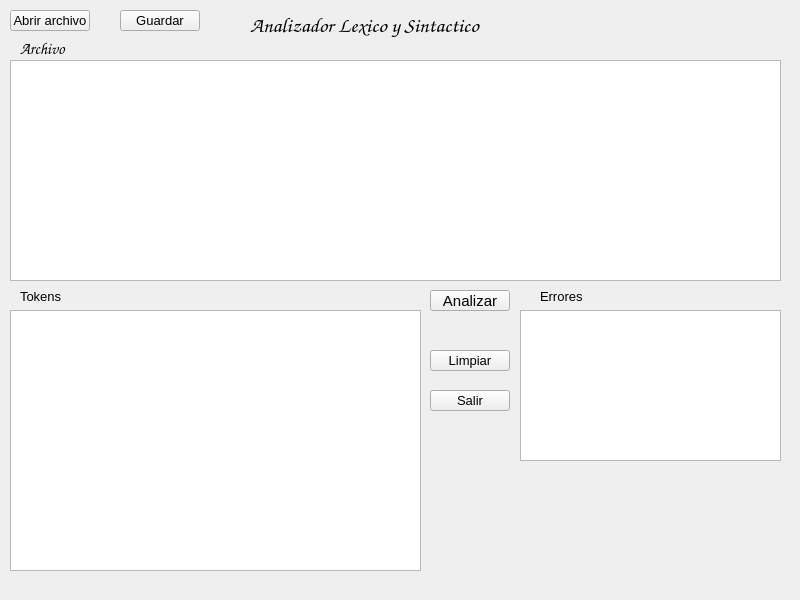
<?xml version="1.0" encoding="UTF-8"?>
<ui version="4.0">
 <class>Widget</class>
 <widget class="QWidget" name="Widget">
  <property name="geometry">
   <rect>
    <x>0</x>
    <y>0</y>
    <width>800</width>
    <height>600</height>
   </rect>
  </property>
  <property name="windowTitle">
   <string>Widget</string>
  </property>
  <widget class="QPushButton" name="analizar">
   <property name="geometry">
    <rect>
     <x>430</x>
     <y>290</y>
     <width>80</width>
     <height>21</height>
    </rect>
   </property>
   <property name="font">
    <font>
     <pointsize>11</pointsize>
    </font>
   </property>
   <property name="text">
    <string>Analizar</string>
   </property>
  </widget>
  <widget class="QPushButton" name="guardar">
   <property name="geometry">
    <rect>
     <x>120</x>
     <y>10</y>
     <width>80</width>
     <height>21</height>
    </rect>
   </property>
   <property name="font">
    <font>
     <pointsize>10</pointsize>
    </font>
   </property>
   <property name="text">
    <string>Guardar</string>
   </property>
  </widget>
  <widget class="QPushButton" name="salir">
   <property name="geometry">
    <rect>
     <x>430</x>
     <y>390</y>
     <width>80</width>
     <height>21</height>
    </rect>
   </property>
   <property name="font">
    <font>
     <pointsize>10</pointsize>
    </font>
   </property>
   <property name="text">
    <string>Salir</string>
   </property>
  </widget>
  <widget class="QPushButton" name="archivo">
   <property name="geometry">
    <rect>
     <x>10</x>
     <y>10</y>
     <width>80</width>
     <height>21</height>
    </rect>
   </property>
   <property name="font">
    <font>
     <pointsize>10</pointsize>
    </font>
   </property>
   <property name="text">
    <string>Abrir archivo</string>
   </property>
  </widget>
  <widget class="QPlainTextEdit" name="cadena">
   <property name="geometry">
    <rect>
     <x>10</x>
     <y>60</y>
     <width>771</width>
     <height>221</height>
    </rect>
   </property>
   <property name="font">
    <font>
     <pointsize>11</pointsize>
    </font>
   </property>
  </widget>
  <widget class="QPushButton" name="limpiar">
   <property name="geometry">
    <rect>
     <x>430</x>
     <y>350</y>
     <width>80</width>
     <height>21</height>
    </rect>
   </property>
   <property name="font">
    <font>
     <pointsize>10</pointsize>
    </font>
   </property>
   <property name="text">
    <string>Limpiar</string>
   </property>
  </widget>
  <widget class="QPlainTextEdit" name="resultados">
   <property name="geometry">
    <rect>
     <x>10</x>
     <y>310</y>
     <width>411</width>
     <height>261</height>
    </rect>
   </property>
   <property name="font">
    <font>
     <pointsize>10</pointsize>
    </font>
   </property>
  </widget>
  <widget class="QPlainTextEdit" name="errores">
   <property name="geometry">
    <rect>
     <x>520</x>
     <y>310</y>
     <width>261</width>
     <height>151</height>
    </rect>
   </property>
   <property name="font">
    <font>
     <pointsize>10</pointsize>
    </font>
   </property>
  </widget>
  <widget class="QLabel" name="label">
   <property name="geometry">
    <rect>
     <x>20</x>
     <y>290</y>
     <width>47</width>
     <height>13</height>
    </rect>
   </property>
   <property name="font">
    <font>
     <pointsize>10</pointsize>
    </font>
   </property>
   <property name="text">
    <string>Tokens</string>
   </property>
  </widget>
  <widget class="QLabel" name="label_2">
   <property name="geometry">
    <rect>
     <x>540</x>
     <y>290</y>
     <width>47</width>
     <height>13</height>
    </rect>
   </property>
   <property name="font">
    <font>
     <pointsize>10</pointsize>
    </font>
   </property>
   <property name="text">
    <string>Errores</string>
   </property>
  </widget>
  <widget class="QLabel" name="label_3">
   <property name="geometry">
    <rect>
     <x>20</x>
     <y>40</y>
     <width>61</width>
     <height>16</height>
    </rect>
   </property>
   <property name="font">
    <font>
     <family>Comic Sans MS</family>
     <pointsize>12</pointsize>
    </font>
   </property>
   <property name="text">
    <string>Archivo</string>
   </property>
  </widget>
  <widget class="QLabel" name="label_4">
   <property name="geometry">
    <rect>
     <x>250</x>
     <y>10</y>
     <width>301</width>
     <height>31</height>
    </rect>
   </property>
   <property name="font">
    <font>
     <family>Comic Sans MS</family>
     <pointsize>16</pointsize>
    </font>
   </property>
   <property name="text">
    <string>Analizador Lexico y Sintactico</string>
   </property>
  </widget>
 </widget>
 <resources/>
 <connections/>
</ui>
